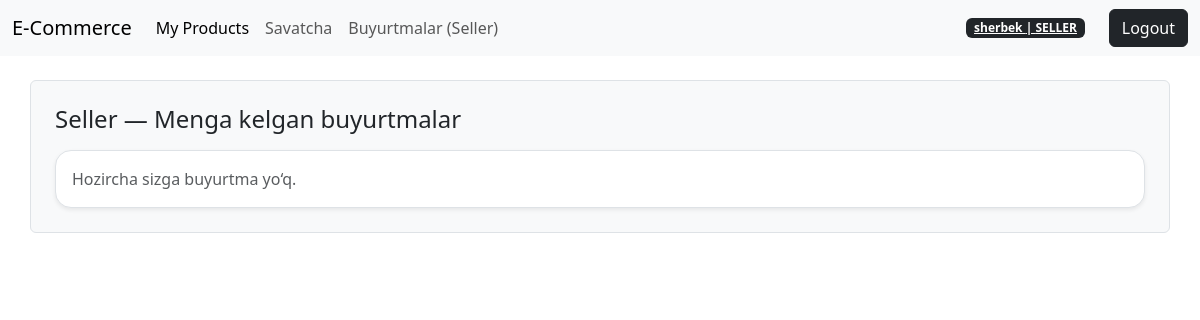
The page /seller/orders/ (signed in) on the database as committed earlier.
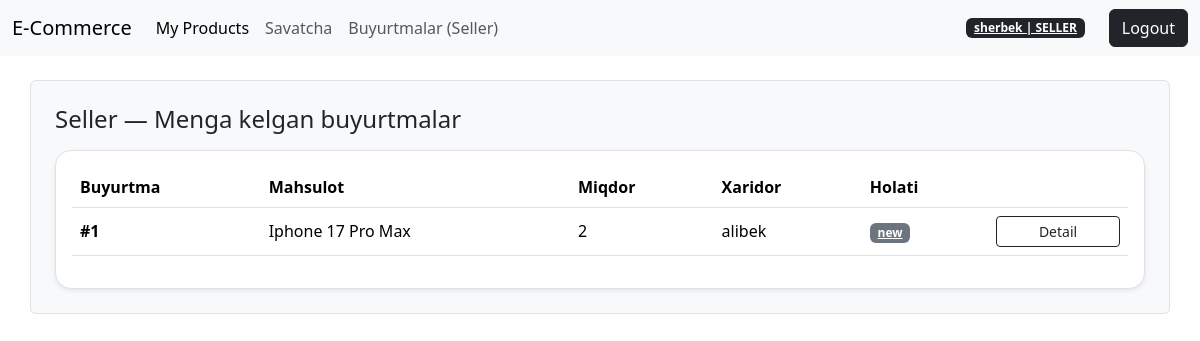
The same page on the database as committed later.
### orders/models.py (models this page shows, shortened)
class OrderItem(models.Model):
    STATUS_NEW = "new"  # yangi buyurtma
    STATUS_PROCESSING = "processing"  # tayyorlanmoqda
    STATUS_DELIVERED = "delivered"  # yetkazildi
    STATUS_CANCELED = "canceled"  # bekor qilindi
    STATUS_CHOICES = [
        (STATUS_NEW, "New"),
        (STATUS_PROCESSING, "Processing"),
        (STATUS_DELIVERED, "Delivered"),
        (STATUS_CANCELED, "Canceled"),
    ]
    order = models.ForeignKey(
        Order, on_delete=models.CASCADE, related_name="items")
    status = models.CharField(max_length=20, choices=STATUS_CHOICES, default=STATUS_NEW)  # order holati
    product = models.ForeignKey(Product,
       on_delete=models.PROTECT,  # order bo‘lsa product o‘chib ketmasin (tarix saqlansin)
       related_name="order_items")
    seller = models.ForeignKey(  # buyurtma qaysi sotuvchiga borishini ajratish uchun
        settings.AUTH_USER_MODEL,
        on_delete=models.PROTECT,
        related_name="sold_items")
    qty = models.PositiveIntegerField(default=1)  # soni
    unit_price = models.DecimalField(max_digits=12, decimal_places=2, default=Decimal("0.00"))  # bitta narx

class Order(models.Model):
    user = models.ForeignKey(
        settings.AUTH_USER_MODEL,
        on_delete=models.CASCADE,
        related_name="orders"
    )
    full_name = models.CharField(max_length=120)
    phone = models.CharField(max_length=30)
    address = models.TextField()
    delivery_method = models.CharField(max_length=50, default="standard")
    note = models.TextField(blank=True)
    created_at = models.DateTimeField(auto_now_add=True)

### catalog/models.py (models this page shows, shortened)
class Product(models.Model):
    seller = models.ForeignKey(
       settings.AUTH_USER_MODEL,
       on_delete=models.CASCADE,
       related_name="products"
    )
    category = models.ForeignKey(
       Category,
        on_delete=models.SET_NULL,
        null=True,
        blank=True,
        related_name="products"
    )
    name = models.CharField(max_length=200)
    slug = models.SlugField(max_length=220, unique=True)
    price = models.DecimalField(max_digits=12, decimal_places=2)
    short_description = models.CharField(max_length=255, blank=True)
    description = models.TextField()
    stock = models.PositiveIntegerField(default=0)
    is_active = models.BooleanField(default=True)
    main_image = models.ImageField(upload_to="products/main/", blank=True, null=True)
    created_at = models.DateTimeField(auto_now_add=True)

### accounts/models.py (models this page shows, shortened)
class User(AbstractUser):
      class Role(models.TextChoices):
         BUYER = "BUYER", "Buyer"
         SELLER = "SELLER", "Seller"
      role = models.CharField(
         max_length=10,
         choices=Role.choices,
         default=Role.BUYER
      )
      image = models.ImageField(upload_to="avatars/", blank=True, null=True)
      phone = models.CharField(max_length=30, blank=True, null=True, help_text="+998919998877")
      address = models.CharField(max_length=255, blank=True, null=True)

### orders/views.py (the view)
# urls.py: path("seller/orders/", views.SellerOrderItemListView.as_view(), name="seller_order_items"),
class SellerOrderItemListView(SellerRequiredMixin, ListView):
    model = OrderItem
    template_name = "orders/seller/order_items.html"
    context_object_name = "items"
    paginate_by = 20
    def get_queryset(self):
        return (
            OrderItem.objects
            .filter(seller=self.request.user)
            .select_related("order", "product", "order__user")  # buyer info uchun
            .order_by("-order__created_at")
        )

### catalog/mixins.py (called while the page is built)
    def test_func(self):
        user = self.request.user
        return user.is_authenticated and getattr(user, "role", None) == "SELLER"

### templates/orders/seller/order_items.html (shortened to what this page needs)
{% extends "base.html" %}
{% block content %}
<h1 class="h4 mb-3">Seller — Menga kelgan buyurtmalar</h1>
<div class="card shadow-sm border rounded-4">
 <div class="card-body">
   {% if items %}
     <div class="table-responsive">
       <table class="table align-middle"><thead><tr>
             <th>Buyurtma</th>
             <th>Mahsulot</th>
             <th>Miqdor</th>
             <th>Xaridor</th>
             <th>Holati</th>
             <th style="width:140px;"></th>
           </tr></thead><tbody>
           {% for it in items %}
             <tr>
               <td class="fw-semibold">#{{ it.order.id }}</td>
               <td>{{ it.product.name }}</td>
               <td>{{ it.qty }}</td>
               <td>{{ it.order.user.username }}</td>
               <td><a href="{% url 'seller_order_status' it.pk %}" class="badge bg-secondary">{{ it.status }}</a></td>
               <td>
                 <a class="btn btn-outline-dark btn-sm w-100"
                    href="{% url 'seller_order_item_detail' it.id %}">
                   Detail
                 </a></td></tr>
           {% endfor %}
         </tbody></table></div>
   {% else %}
     <p class="text-muted mb-0">Hozircha sizga buyurtma yo‘q.</p>
   {% endif %}</div></div>
{% endblock %}

Rows that differ between the two databases and show on the page:
added OrderItem: order.id "1", product.name "Iphone 17 Pro Max", qty "2", order.user.username "alibek", status "new"
Other text that changed with them:
text no longer shown: "Hozircha sizga buyurtma yo‘q."
text now shown: "Buyurtma Mahsulot Miqdor Xaridor Holati"
